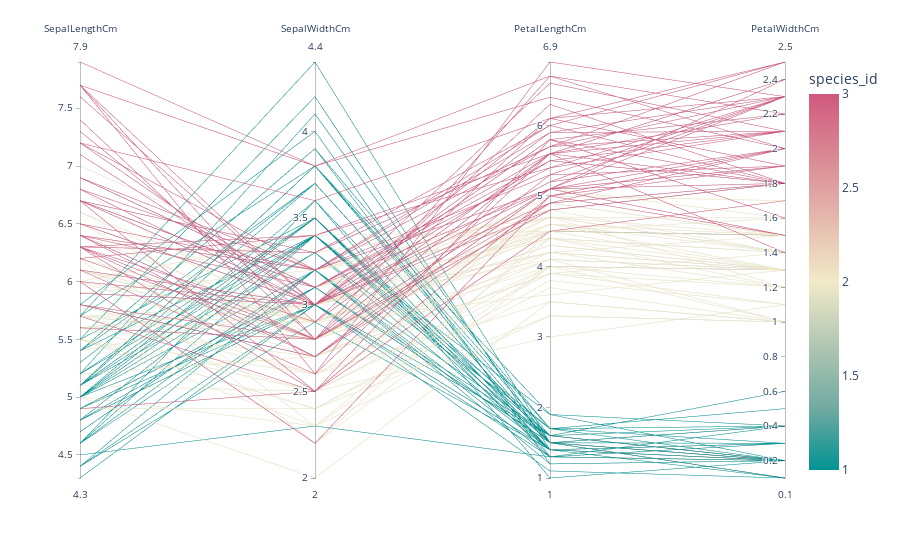

The code cell stored with this chart in its notebook:
### Code cell
fig = px.parallel_coordinates(iris, color="species_id",
                              dimensions=["SepalLengthCm", "SepalWidthCm", "PetalLengthCm", "PetalWidthCm"],
                              color_continuous_scale=px.colors.diverging.Tealrose,
                              color_continuous_midpoint=2)
fig.show()

### Figure 1 — Plotly figure (JSON) as saved in the notebook; plotly's stock layout.template omitted (floating-point values rounded to 4 significant figures; data arrays with more than 128 entries replaced by an {"elided": "..."} marker saying what was removed)
{"data": [{"dimensions": [{"label": "SepalLengthCm", "values": {"elided": "150 float values"}}, {"label": "SepalWidthCm", "values": {"elided": "150 float values"}}, {"label": "PetalLengthCm", "values": {"elided": "150 float values"}}, {"label": "PetalWidthCm", "values": {"elided": "150 float values"}}], "domain": {"x": [0, 1], "y": [0, 1]}, "line": {"color": {"elided": "150 int values"}, "coloraxis": "coloraxis"}, "name": "", "type": "parcoords"}], "layout": {"coloraxis": {"cmid": 2, "colorbar": {"title": {"text": "species_id"}}, "colorscale": [[0, "rgb(0, 147, 146)"], [0.1667, "rgb(114, 170, 161)"], [0.3333, "rgb(177, 199, 179)"], [0.5, "rgb(241, 234, 200)"], [0.6667, "rgb(229, 185, 173)"], [0.8333, "rgb(217, 137, 148)"], [1, "rgb(208, 88, 126)"]]}, "legend": {"tracegroupgap": 0}, "margin": {"t": 60}}}
